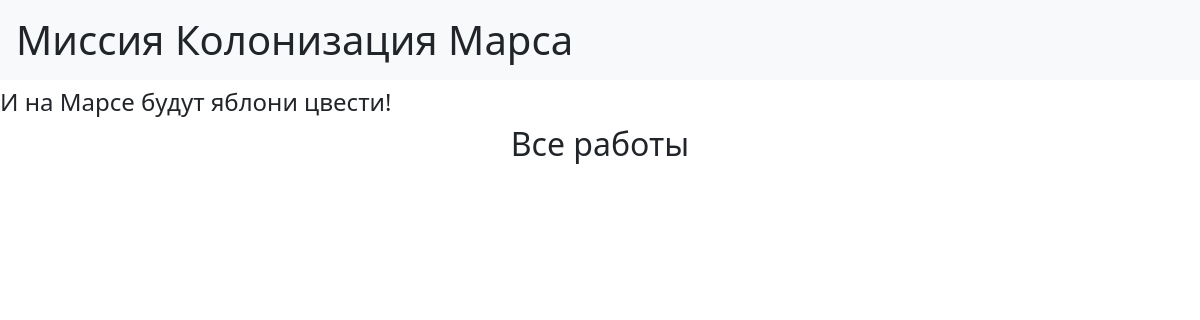
/jobs, run on an earlier commit of the app's database.
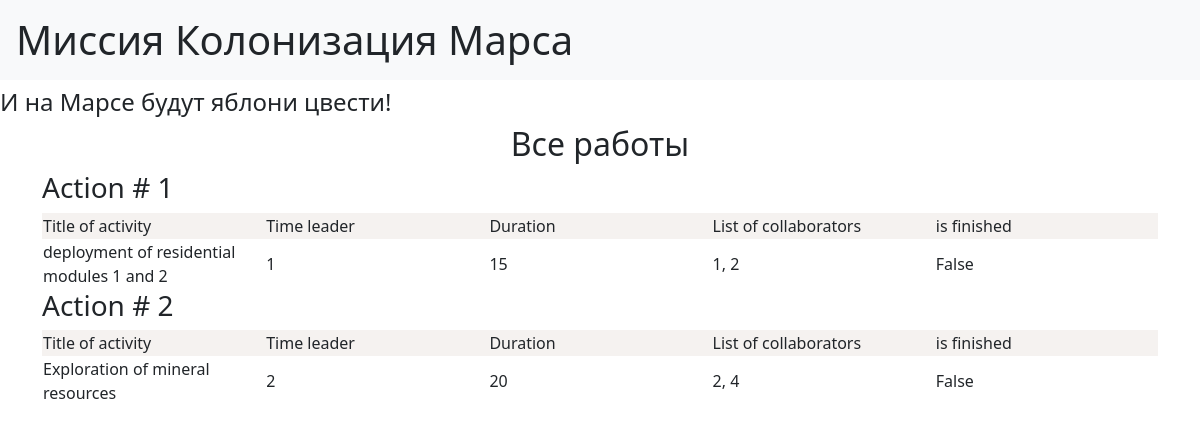
And on a later commit of the database.
### data/jobs.py (models this page shows)
class Jobs(SqlAlchemyBase):
    __tablename__ = 'jobs'
    id = sqlalchemy.Column(sqlalchemy.Integer, primary_key=True, autoincrement=True)
    team_leader = sqlalchemy.Column(sqlalchemy.Integer, sqlalchemy.ForeignKey("users.id"))
    job = sqlalchemy.Column(sqlalchemy.String)
    work_size = sqlalchemy.Column(sqlalchemy.Integer)
    collaborators = sqlalchemy.Column(sqlalchemy.String)
    start_date = sqlalchemy.Column(sqlalchemy.String)
    end_date = sqlalchemy.Column(sqlalchemy.String)
    is_finished = sqlalchemy.Column(sqlalchemy.Boolean)
    user = orm.relationship('User')

### main.py (the view)
@app.route('/jobs')
def jobs():
    return render_template('jobs.html', jobs=all_jobs())

### data/db_session.py (called while the page is built, shortened)
def global_init(db_file):
    global __factory
    if __factory:
        return

def create_session() -> Session:
    global __factory
    return __factory()

### main.py (called while the page is built)
def all_jobs():
    jobs = []
    db_session.global_init("db/blogs.db")
    db_sess = db_session.create_session()
    for job in db_sess.query(Jobs).all():
        jobs.append(job)
    return jobs

### templates/jobs.html
{% extends "base.html" %}
{% block content %}
    <h2 style="text-align:center;">Все работы</h2>
    {% for job in jobs %}
        <h3>Action # {{ job.id }}</h3>
        <table style="width: 100%; table-layout: fixed;">
            <tr class="bgg">
                <td>Title of activity</td>
                <td>Time leader</td>
                <td>Duration</td>
                <td>List of collaborators</td>
                <td>is finished</td>
            </tr>
            <tr>
                <td>{{ job.job }}</td>
                <td>{{ job.team_leader }}</td>
                <td>{{ job.work_size }}</td>
                <td>{{ job.collaborators }}</td>
                <td>{{ job.is_finished }}</td>
            </tr>
        </table>
    {% endfor %}
{% endblock %}

### templates/base.html (shortened to what this page needs)
<!DOCTYPE html>
<html lang="en">
<head>
    <link rel="stylesheet"
          href="https://cdn.jsdelivr.net/npm/bootstrap@5.0.0-beta1/dist/css/bootstrap.min.css"
>
    <link rel="stylesheet" type="text/css" href="{{ url_for('static', filename='css/style.css') }}"/>
</head>
<body>
<h1 class="bg-light p-3">Миссия Колонизация Марса</h1>
<h4>И на Марсе будут яблони цвести!</h4>
<main role="main" class="container">
    {% block content %}{% endblock %}
</main>
</body>
</html>

### static/css/style.css (style rules this page uses)
.bgg { background: #f5f2f0 }

What changed in the data, as far as the page shows it:
added Jobs: id "1", job "deployment of residential modules 1 and 2", team_leader "1", work_size "15", collaborators "1, 2", is_finished "False"
added Jobs: id "2", job "Exploration of mineral resources", team_leader "2", work_size "20", collaborators "2, 4", is_finished "False"
